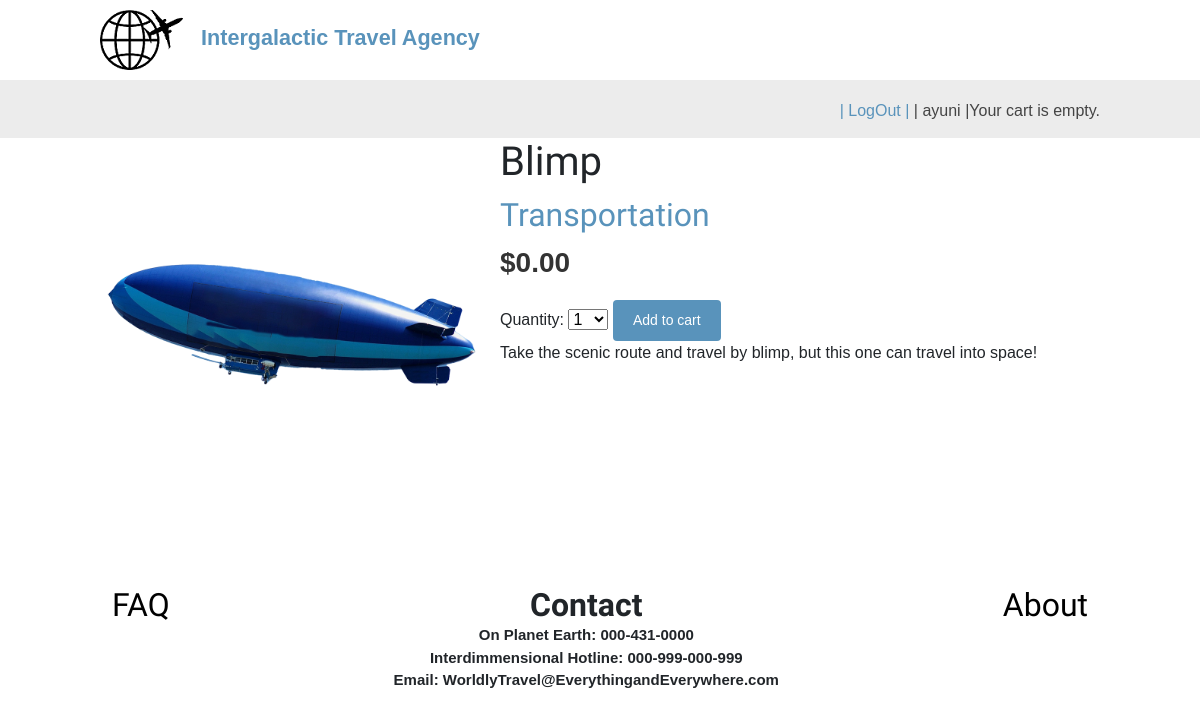
/31/blimp/ (signed in), run on the app's committed database.
### shop/models.py (models this page shows, shortened)
class Product(models.Model):
    category = models.ForeignKey(Category,
                                 related_name='products',
                                 on_delete=models.CASCADE)
    name = models.CharField(max_length=200, db_index=True)
    slug = models.SlugField(max_length=200, db_index=True)
    image = models.ImageField(upload_to='products/%Y/%m/%d',
                              blank=True)
    description = models.TextField(blank=True)
    price = models.DecimalField(max_digits=10, decimal_places=2)
    available = models.BooleanField(default=True)
    created = models.DateTimeField(auto_now_add=True)
    updated = models.DateTimeField(auto_now=True)
    class Meta:
        ordering = ('name',)
        index_together = (('id', 'slug'),)

class Category(models.Model):
    name = models.CharField(max_length=200,
                            db_index=True)
    slug = models.SlugField(max_length=200,
                            unique=True)
    class Meta:
        ordering = ('name',)
        verbose_name = 'category'
        verbose_name_plural = 'categories'
    def __str__(self):
        return self.name
    def get_absolute_url(self):
            return reverse('shop:product_list_by_category',
                           args=[self.slug])

### shop/views.py (the view)
# urls.py: path('<int:id>/<slug:slug>/', views.product_detail,name='product_detail'),
@login_required(login_url="shop:login_page")
def product_detail(request, id, slug):
    product = get_object_or_404(Product,
                                id=id,
                                slug=slug,
                                available=True)
    cart_product_form = CartAddProductForm()
    return render(request,
                  'shop/product/detail.html',
                  {'product': product,
                   'cart_product_form': cart_product_form})

### cart/forms.py
class CartAddProductForm(forms.Form):
    quantity = forms.TypedChoiceField(
                                choices=PRODUCT_QUANTITY_CHOICES,
                                coerce=int)
    update = forms.BooleanField(required=False,
                                initial=False,
                                widget=forms.HiddenInput)

### shop/templates/shop/product/detail.html (shortened to what this page needs)
{% extends "shop/base.html" %}
{% load static %}
{% block content %}
  <div class="product-detail">
    <img src="{% if product.image %}{{ product.image.url }}{% else %}{% static "img/no_image.png" %}{% endif %}">
    <h1>{{ product.name }}</h1>
    <h2><a href="{{ product.category.get_absolute_url }}">{{ product.category }}</a></h2>
    <p class="price">${{ product.price }}</p>
    <form action="{% url "cart:cart_add" product.id %}" method="post">
      {{ cart_product_form }}
      <input type="submit" value="Add to cart">
    </form>
    {{ product.description|linebreaks }}
  </div>
{% endblock %}

### shop/templates/shop/base.html (shortened to what this page needs)
{% load static %}
<!DOCTYPE html>
<html lang="en">
<head>
  <link rel="stylesheet" href="https://stackpath.bootstrapcdn.com/bootstrap/4.1.3/css/bootstrap.min.css">
 <link href="{% static "css/base.css" %}" rel="stylesheet">
</head>
<body>
  <div id="header">
      <img src="\products\2022\03\03\logo.png">&emsp;<big><font color="0c158a"><b><a href="ayunir1.pythonanywhere.com/">Intergalactic Travel Agency</a></b></font></big>
  </div>
  <div id="subheader">
    {% if request.user.is_authenticated %}
    <div class="cart">
      {% with total_items=cart|length %}
          {% if cart|length > 0 %}
            Your cart:
            <a href="{% url "cart:cart_detail" %}">
              {{ total_items }} item{{ total_items|pluralize }},
              ${{ cart.get_total_price }}
            </a>
          {% else %}
            Your cart is empty.
          {% endif %}
        {% endwith %}
    </div>
    {% endif %}
    <div class="cart">
      {% if request.user.is_authenticated %}
      <a href="{% url 'shop:logout' %}">
       | LogOut |
      </a>
      {% endif %}
            {% if request.user.is_authenticated %}
         <span>| {{ request.user }} |</span>
         {% endif %}
    </div>
  </div>
  <div id="content">
    {% block content %}
    {% endblock %}
  </div>
</body>
<br>
<br>
  <div class="link-container">
      <div>
          <h2> <a href = "FAQ" class="link">FAQ</a></h2>
      </div>
      <div class="contact-container">
         <h2>Contact</h2>
         <p>On Planet Earth: 000-431-0000</p>
          <p> Interdimmensional Hotline: 000-999-000-999 </p>
         <p>Email: WorldlyTravel@EverythingandEverywhere.com</p>
      </div>
      <div>
         <h2><a href= "About" class="link">About</a></h2>
      </div>
   </div>
</html>

### shop/static/css/base.css (style rules this page uses)
body { margin:0; padding:0; font-family:helvetica, sans-serif; }
h1, h2, h3, h4, h5 , h6 { font-family: 'Ubuntu', sans-serif; font-weight:normal; }
a { text-decoration:none; color:#5993bb; }
a.button, input[type="submit"] { color:#fff; background:#5993bb; border-radius:4px; padding:10px 20px; font-size:14px; border:0; }
#header { padding:10px 100px; font-size:18px; overflow:auto; }
#subheader { background:#ececec; color:#444; padding:15px 100px; overflow:auto; }
#subheader .cart { float:right; padding-top:4px; }
#content { padding:0 100px; overflow:hidden; }
.product-detail { text-align:justify; }
.product-detail .price { color:#333; font-size:28px; font-weight:bold; }
.product-detail img { width:40%; float:left; padding:0 20px 20px 0; }
.product-detail h1 { margin-bottom:0; }
.product-detail h2 { margin-top:10px; }

### shop/templates/shop/base.html (style rules this page uses)
.link { color: rgb(00, 00, 00); text-decoration: none; }
.link-container { display: flex; flex-direction: row; flex-wrap: wrap; justify-content: space-around; }
.contact-container { text-align: center; }
.contact-container h2 { font-weight: 600; margin-bottom: 0; }
.contact-container p { font-weight: 600; font-size: 15px; margin-bottom: 0; }

### data on the page
Product: image (picture), name "Blimp", category "Transportation", price "0.00", description "Take the scenic route and travel by blimp, but this one can travel into space!"

### other printed values
{{ request.user }} "ayuni"
